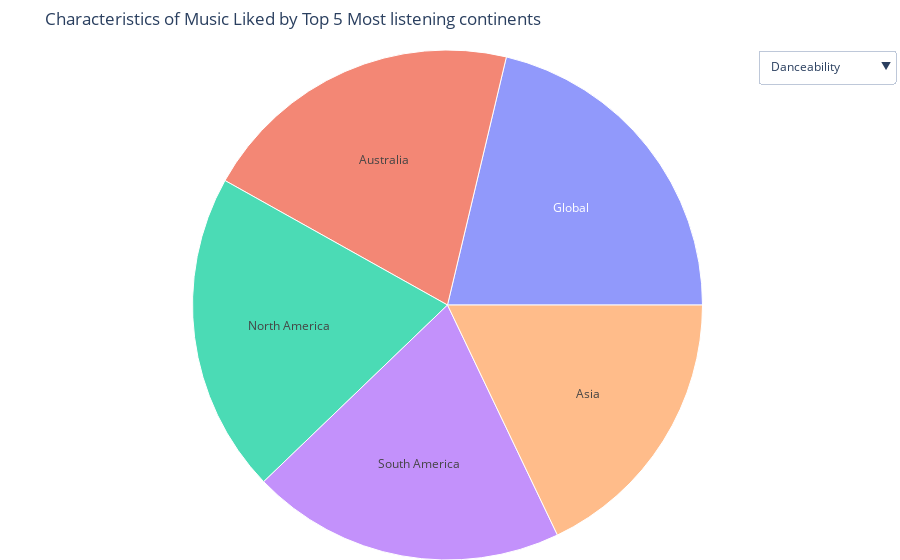

Notebook source saved alongside this figure:
### Code cell
fig = go.Figure(go.Sunburst(
    labels=top_continent_df["continent"],
    parents=[''] * len(top_continent_df['continent']),
    values=top_continent_df['popularity'],
    hovertemplate='<b>%{label}</b><br>%{value:.2f} (%{percentParent:.2%})<extra></extra>'
))
# Define available attributes
attributes = ['danceability', 'energy', 'loudness', 'speechiness', 'key', 'mode', 'acousticness', 'instrumentalness', 'liveness', 'valence', 'tempo']
# Create the dropdown menu
buttons = []
for attribute in attributes:
    buttons.append(dict(
        method='restyle',
        args=[{'values': [top_continent_df[attribute]]}],
        label=attribute.capitalize()
    ))
fig.update_layout(
    updatemenus=[
        dict(
            buttons=buttons,
            direction='down',
            active=0,
            x=1.0,
            y=1.0
        ),
    ],
    title='Characteristics of Music Liked by Top 5 Most listening continents',
    margin=dict(t=50, l=0, r=5, b=0)
)

fig.show()

### Figure 1 — Plotly figure (JSON) as saved in the notebook; plotly's stock layout.template omitted (floating-point values rounded to 4 significant figures)
{"data": [{"hovertemplate": "<b>%{label}</b><br>%{value:.2f} (%{percentParent:.2%})<extra></extra>", "labels": ["Asia", "Australia", "Global", "North America", "South America"], "parents": ["", "", "", "", ""], "type": "sunburst", "values": [76.94, 88.49, 91.48, 87.24, 85.56]}], "layout": {"margin": {"b": 0, "l": 0, "r": 5, "t": 50}, "title": {"text": "Characteristics of Music Liked by Top 5 Most listening continents"}, "updatemenus": [{"active": 0, "buttons": [{"args": [{"values": [[0.6416, 0.6477, 0.6685, 0.7249, 0.7439]]}], "label": "Danceability", "method": "restyle"}, {"args": [{"values": [[0.6099, 0.6468, 0.6447, 0.6671, 0.6855]]}], "label": "Energy", "method": "restyle"}, {"args": [{"values": [[-7.095, -6.717, -6.491, -5.649, -5.323]]}], "label": "Loudness", "method": "restyle"}, {"args": [{"values": [[0.07763, 0.09077, 0.1023, 0.1298, 0.123]]}], "label": "Speechiness", "method": "restyle"}, {"args": [{"values": [[5.489, 5.133, 5.373, 5.669, 5.72]]}], "label": "Key", "method": "restyle"}, {"args": [{"values": [[0.5837, 0.6727, 0.5489, 0.4833, 0.4853]]}], "label": "Mode", "method": "restyle"}, {"args": [{"values": [[0.345, 0.2402, 0.2843, 0.2793, 0.2768]]}], "label": "Acousticness", "method": "restyle"}, {"args": [{"values": [[0.01934, 0.007005, 0.01237, 0.01375, 0.01041]]}], "label": "Instrumentalness", "method": "restyle"}, {"args": [{"values": [[0.167, 0.1721, 0.1682, 0.1713, 0.1947]]}], "label": "Liveness", "method": "restyle"}, {"args": [{"values": [[0.4968, 0.5252, 0.4974, 0.5328, 0.5962]]}], "label": "Valence", "method": "restyle"}, {"args": [{"values": [[121.1, 124.0, 119.9, 123.5, 119.8]]}], "label": "Tempo", "method": "restyle"}], "direction": "down", "x": 1, "y": 1}]}}
